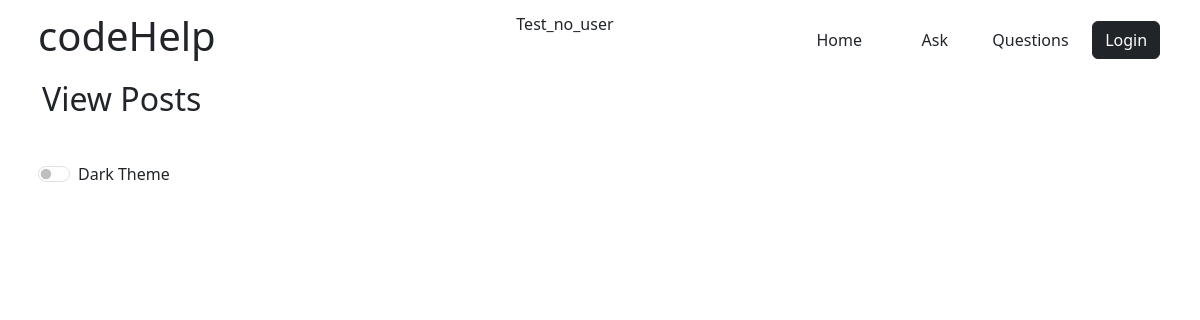
Before: /viewPosts with the older database file.
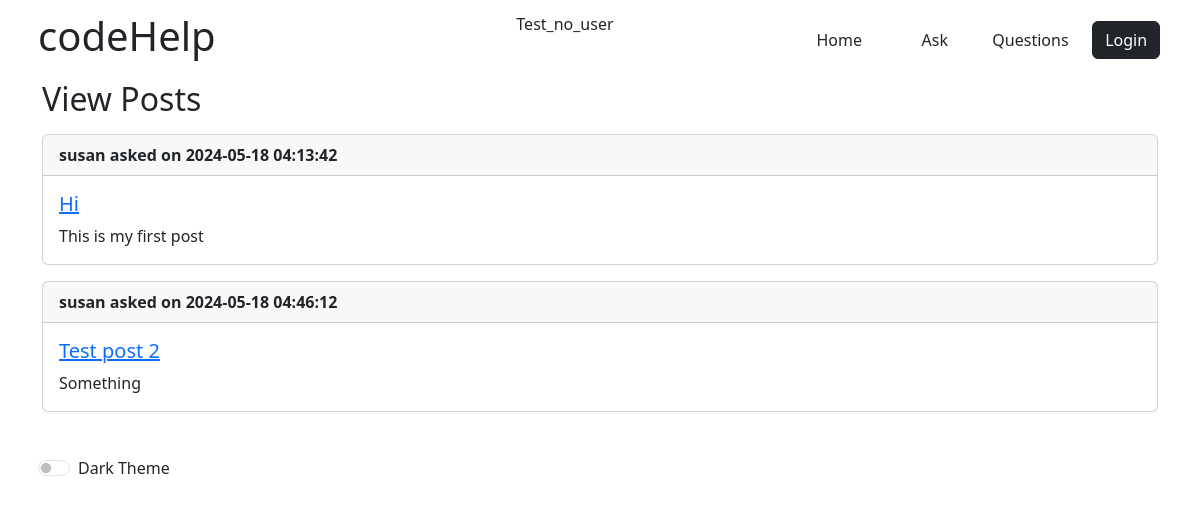
After: the same page with the newer database file.
### app/models.py (models this page shows, shortened)
class Post(db.Model):
    id: so.Mapped[int] = so.mapped_column(primary_key=True)
    title: so.Mapped[str] = so.mapped_column(sa.String(140))
    body: so.Mapped[str] = so.mapped_column(sa.String(256))
    timestamp: so.Mapped[datetime] = so.mapped_column(
        index=True, default=lambda: datetime.now(timezone.utc).replace(microsecond=0))
    user_id: so.Mapped[int] = so.mapped_column(sa.ForeignKey(User.id),
                                               index=True)
    author: so.Mapped[User] = so.relationship(back_populates='posts')
    comments: so.WriteOnlyMapped['Comment'] = so.relationship(
        back_populates='post')

class User(UserMixin, db.Model):
    id: so.Mapped[int] = so.mapped_column(primary_key=True)
    username: so.Mapped[str] = so.mapped_column(sa.String(64), index=True,
                                                unique=True)
    email: so.Mapped[str] = so.mapped_column(sa.String(120), index=True,
                                             unique=True)
    password_hash: so.Mapped[Optional[str]] = so.mapped_column(sa.String(256))
    posts: so.WriteOnlyMapped['Post'] = so.relationship(
        back_populates='author')
    comments: so.WriteOnlyMapped['Comment'] = so.relationship(
        back_populates='author')

### app/routes.py (the view)
@app.route('/viewPosts')
def viewPosts():
    posts = Post.query.all()
    return render_template('viewPosts.html', posts=posts)

### app/templates/viewPosts.html
{% extends "base.html" %}
{% block content %}
<div class="container">
    <h2>View Posts</h2>
    <div id="posts" class="mt-3">
        {% for post in posts %}
        <div class="card mb-3">
            <div class="card-header">
                <strong>{{ post.author.username }} asked on {{post.timestamp}}</strong>
            </div>
            <div class="card-body">
                <h5 class="card-title"><a href="{{ url_for('postDetails', post_id=post.id) }}">{{ post.title }}</a></h5>
                <p class="card-text">{{ post.body }}</p>
            </div>
        </div>
        {% endfor %}
    </div>
</div>
{% endblock %}

### app/templates/base.html (shortened to what this page needs)
<!DOCTYPE html>
<html>
<head>
	<link href="https://cdn.jsdelivr.net/npm/bootstrap@5.3.3/dist/css/bootstrap.min.css" rel="stylesheet">
    <link href="{{ url_for('static', filename='codeHelp.css') }}" rel="stylesheet">
</head>
<body>
    <div class="container p-2 my-1">
        <div class="row">
            <div class="col-md-5 d-flex">
                <h1>codeHelp</h1>
            </div>
            <div class="col-md-3 d-flex">
                {% if current_user.is_authenticated %}
                <p>Welcome, {{ current_user.username }}!</p>
                {% else %}
                <p>Test_no_user</p>
                {% endif %}
            </div>
            <div class="col-md-1 d-flex align-items-center justify-content-center">
                <a href="{{ url_for('index') }}" type="button" class="btn btn-home">Home</a>
            </div>
            <div class="col-md-1 d-flex align-items-center justify-content-center">
                <a href="{{ url_for('newPost') }}" class="btn btn-ask">Ask</a>
            </div>
            <div class="col-md-1 d-flex align-items-center justify-content-center">
                <a href="{{ url_for('viewPosts') }}" class="btn btn-ask">Questions</a>
            </div>
            <div class="col-md-1 d-flex align-items-center justify-content-center">
                {% if current_user.is_anonymous %}
                <a href="{{ url_for('login') }}" type="button" class="btn btn2 btn-login btn-dark rounded">Login</a>
                {% else %}
                <a href="{{ url_for('logout') }}" type="button" class="btn btn2 btn-login btn-dark rounded">Logout</a>
                {% endif %}
            </div>
        </div>
    </div>
    <div id="content">
        {% block content %}{% endblock %}
    </div>
    <footer class="footer mt-auto py-3">
        <div class="container p-2 my-1">
            <div class="form-check form-switch">
                <input class="form-check-input" type="checkbox" id="themeToggle" value="light">
                <label class="form-check-label" for="themeToggle">Dark Theme</label>
            </div>
        </div>
    </footer>
</body>
</html>

### app/static/codeHelp.css (style rules this page uses)
body { background-color: #ffffff; color: #212529; }

Changed rows visible on the page:
added Post: author.username "susan", timestamp "2024-05-18 04:13:42", title "Hi", body "This is my first post"
added Post: author.username "susan", timestamp "2024-05-18 04:46:12", title "Test post 2", body "Something"
